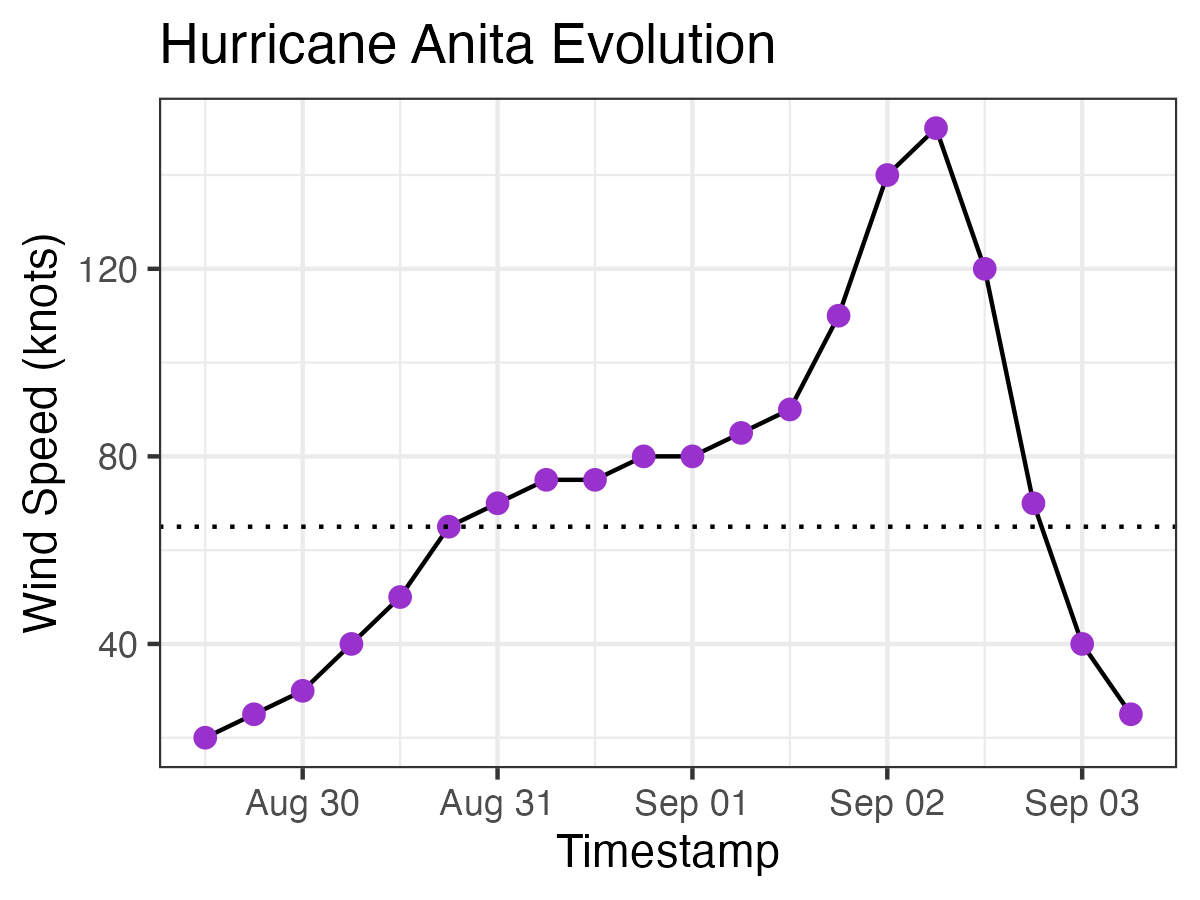

Source code (R):
base::load("anita.RData")

p <- ggplot2::ggplot(anita, aes(x = timestamp, y = wind)) +
    ggplot2::geom_line(linetype = 1, linewidth = 0.5) + # nolint
    ggplot2::geom_point(color = "darkorchid", size = 2) +
    ggplot2::geom_hline(yintercept = 65, linetype = 3) +
    ggplot2::labs(x = "Timestamp", y = "Wind Speed (knots)", title = "Hurricane Anita Evolution") + # nolint
    ggplot2::theme_bw()

ggplot2::ggsave("line_chart.png", plot = p, width = 1200, height = 900, units = "px") # nolint
